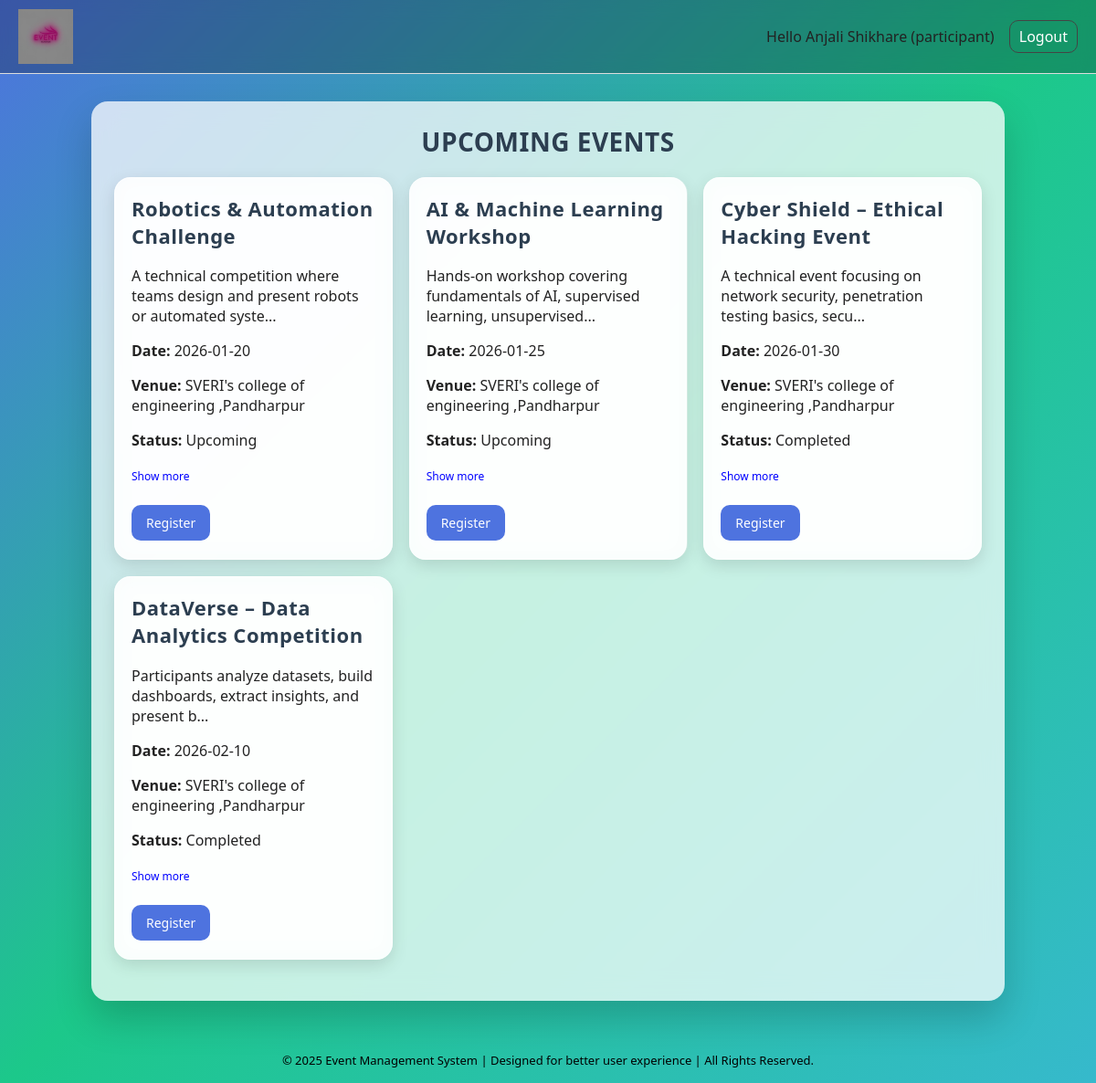
The page / (signed in) on the database its author committed.
### tables this page shows
CREATE TABLE events (
        id INTEGER PRIMARY KEY AUTOINCREMENT,
        title TEXT NOT NULL,
        description TEXT NOT NULL,
        category TEXT,
        date TEXT NOT NULL,
        start_time TEXT,
        end_time TEXT,
        venue TEXT NOT NULL,
        last_date TEXT NOT NULL,
        fee REAL,
        
        is_team_event TEXT,
        team_size INTEGER,
        organizer_name TEXT NOT NULL,
        organizer_contact TEXT NOT NULL,
        status TEXT NOT NULL
    );

### app.py (the view)
@app.route("/")
def index():
    db = get_db()
    events = db.execute("SELECT * FROM events").fetchall()
    return render_template("index.html", events=events)

### app.py (called while the page is built)
def get_db():
    if "db" not in g:
        g.db = sqlite3.connect(DATABASE)
        g.db.row_factory = sqlite3.Row
    return g.db

### templates/index.html (shortened to what this page needs)
{% extends "base.html" %}
{% block content %}
{% if not session.get('username') %}
  <h2>Welcome to Event Management System</h2>
  <p>Please login to view upcoming events.</p>
  <a class="btn" href="{{ url_for('login') }}">Login</a>
  <a class="btn" href="{{ url_for('signup') }}">Signup</a>
{% else %}
  <h1 style="text-align:center;">UPCOMING EVENTS</h1>
  {% if events %}
    <ul class="events">
    {% for e in events %}
      <li class="event-card">
        <h2>{{ e['title'] }}</h2>
        <p>{{ e['description'][:80] }}{% if e['description']|length > 80 %}...{% endif %}</p>
        <p><b>Date:</b> {{ e['date'] or 'N/A' }}</p>
        <p><b>Venue:</b> {{ e['venue'] or 'N/A' }}</p>
        <p><b>Status:</b> {{ e['status'] or 'Upcoming' }}</p>
        <button class="show-text"
                style="background:none;border:none;color:blue;cursor:pointer;font-size:12px;">
            Show more
        </button>
        <br><br>
        {% if session.get('role') == 'participant' %}
          <a class="btn" href="{{ url_for('register_event', event_id=e['id']) }}">Register</a>
        {% elif session.get('role') == 'admin' %}
          <a class="btn" href="{{ url_for('participants', event_id=e['id']) }}">View Participants</a>
          <a class="btn" href="{{ url_for('export', event_id=e['id']) }}">Export CSV</a>
        {% endif %}
      </li>
    {% endfor %}
    </ul>
  {% else %}
    <p>No events yet.</p>
  {% endif %}
{% endif %}
{% endblock %}

### static/style.css (style rules this page uses)
* { box-sizing: border-box; }
body { margin: 0; padding: 0; font-family: 'Poppins', system-ui, -apple-system, Arial; background: linear-gradient(135deg,#4e73df,#1cc88a,#36b9cc); min-height: 100vh; color:#222; }
h1,h2,h3 { margin-top: 0; color:#2c3e50; letter-spacing: .5px; }
h1 { font-size: 28px; }
h2 { font-size: 22px; }
.events { list-style:none; padding:0; margin:20px 0; display:grid; grid-template-columns:repeat(auto-fill,minmax(290px,1fr)); gap:18px; }
.event-card { background: rgba(255,255,255,.85); backdrop-filter: blur(12px); border-radius:18px; padding:18px 18px 20px; border:1px solid rgba(255,255,255,.6); box-shadow: 0 6px 18px rgba(0,0,0,.12); transition:.25s; }
.btn, button { display:inline-block; padding:10px 16px; border-radius:10px; border:none; cursor:pointer; font-size:14px; font-weight:500; transition:.25s; }
.btn { background:#4e73df; color:white; text-decoration:none; }
button { background:#1cc88a; color:white; }
.show-text { all: unset; font-size: 11px; color: #0066cc; cursor: pointer; }

### rows shown on the page
events: title "Robotics & Automation Challenge", description "A technical competition where teams design and present robots or automated syste", date "2026-01-20", venue "SVERI's college of engineering ,Pandharpur", status "Upcoming"
events: title "AI & Machine Learning Workshop", description "Hands-on workshop covering fundamentals of AI, supervised learning, unsupervised", date "2026-01-25", venue "SVERI's college of engineering ,Pandharpur", status "Upcoming"
events: title "Cyber Shield – Ethical Hacking Event", description "A technical event focusing on network security, penetration testing basics, secu", date "2026-01-30", venue "SVERI's college of engineering ,Pandharpur", status "Completed"
events: title "DataVerse – Data Analytics Competition", description "Participants analyze datasets, build dashboards, extract insights, and present b", date "2026-02-10", venue "SVERI's college of engineering ,Pandharpur", status "Completed"

### other values the page prints
{{ session['username'] }} "Anjali Shikhare"
{{ session['role'] }} "participant"
{{ 2025 }} "2025"
